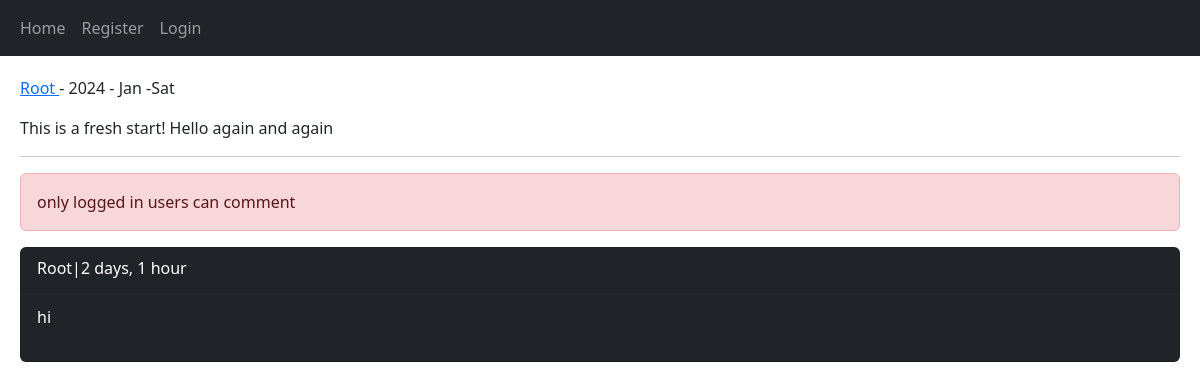
Screenshot of /post/4/this-is-a-fresh-start-hello-a/ with the database file from the repository.
### home/models.py (models this page shows, shortened)
class Post(models.Model):
    user = models.ForeignKey(User, on_delete=models.CASCADE, related_name='posts')
    body = models.TextField()
    slug = models.SlugField()
    title = models.CharField(max_length=50, default='empty')
    created = models.DateTimeField(auto_now_add=True)
    updated = models.DateTimeField(auto_now=True)
    class Meta:
        ordering = ['-created']

class Comment(models.Model):
    user = models.ForeignKey(User, on_delete=models.CASCADE , related_name='ucomments')
    post = models.ForeignKey(Post, on_delete=models.CASCADE, related_name='pcomments')
    reply = models.ForeignKey('self', on_delete=models.CASCADE, related_name='rcomments', blank=True, null=True)
    is_reply = models.BooleanField(default=False)
    body = models.TextField(max_length=400)
    created = models.DateTimeField(auto_now_add=True)

### home/views.py (the view, shortened to what this page needs)
# urls.py: path('post/<int:post_id>/<slug:post_slug>/', views.PostDetailView.as_view(), name="post_detail"),
class PostDetailView(View):
    form_class = CommentCreateForm
    form_class_reply = CommentReplyForm
    def setup(self , request , *args, **kwargs):
        self.post_instance = get_object_or_404(Post, pk=kwargs['post_id'], slug=kwargs['post_slug'])
        return super().setup(request ,*args, **kwargs )
    def get(self , request , *args, **kwargs ):
        comments = self.post_instance.pcomments.filter(is_reply=False)
        can_like = False
        if request.user.is_authenticated and self.post_instance.user_can_like(request.user):
            can_like = True
        return render(request, 'home/detail.html', {'post':self.post_instance, 'comments':comments,'form':self.form_class
                                                    ,'reply_form':self.form_class_reply, 'can_like':can_like })

### home/templates/home/detail.html (shortened to what this page needs)
{% extends "base.html" %}
{% block content %}
    <p><a href="{% url "account:user_profile" post.user.id%}">{{ post.user }} </a> - {{ post.updated|date:'Y - M -D' }} </p>
    <p> {{ post.body }} </p><hr/>
    {% if request.user.is_authenticated %}
        <a href="{% url "home:post_like" post.id %}" class="{% if can_like %} disabled {% endif %} btn btn-primary col-md-2">Like {{ post.likes_count }}</a>
        <form action="" method="post">
            {% csrf_token %}
            {{ form.as_p }}
            <input type="submit" value="Send">
        </form> <br/>
    {% else %}
        <p class='alert alert-danger'>only logged in users can comment</p>
    {% endif %}
    {% for comment in comments  %}
        <div class="card bg-dark text-white">
            <p class='card-header'>{{ comment.user }}|{{ comment.created|timesince }} </p>
            <p class='card-body'>{{ comment.body }}</p>
        </div><br/>
    {% empty %}
        <p>No comments yet! </p>
    {% endfor %}
{% endblock  %}

### rows the page displays
Post: user "Root", updated "2024 - Jan -Sat", body "This is a fresh start! Hello again and again"
Comment: user "Root", created "2 days, 1 hour", body "hi"
